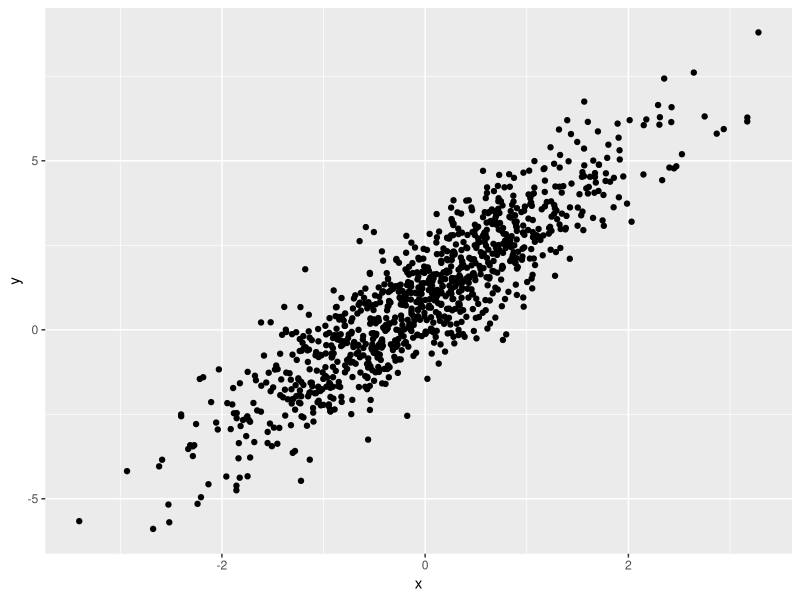
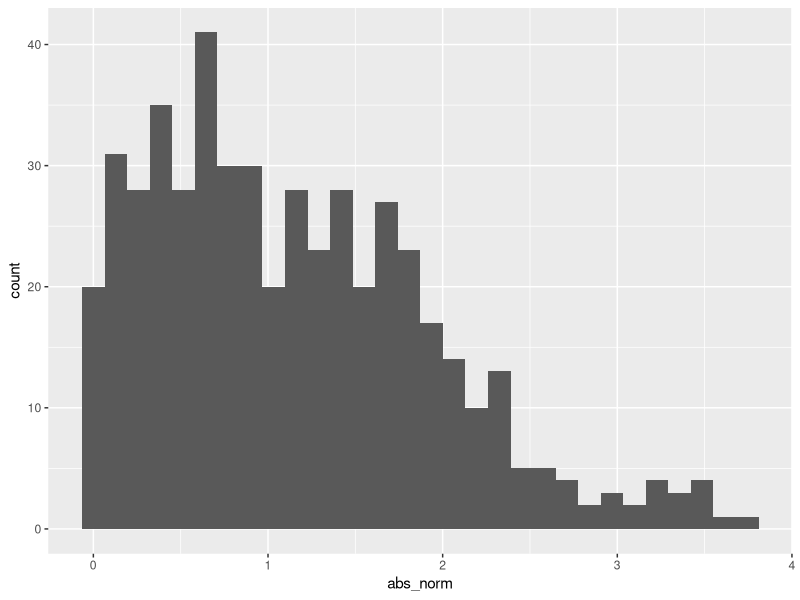

Here is the R script that generated these plots, in order:
## ---- chunk 1
library(tidyverse)
## ---- chunk 2
samp = rnorm(100)
length(samp)
## ---- chunk 3
plot_df =
  tibble(
    x = rnorm(n = 1000),
    y = 1 + 2 * x + rnorm(n = 1000)
  )


ggplot(plot_df, aes(x = x, y = y)) + geom_point()
## ---- chunk 4
la_df = 
  tibble(
      norm = rnorm(n = 500, mean = 1),
      logical = norm > 0,
    abs_norm = abs(norm)
  )

ggplot(la_df, aes(x = abs_norm)) + geom_histogram()
  

